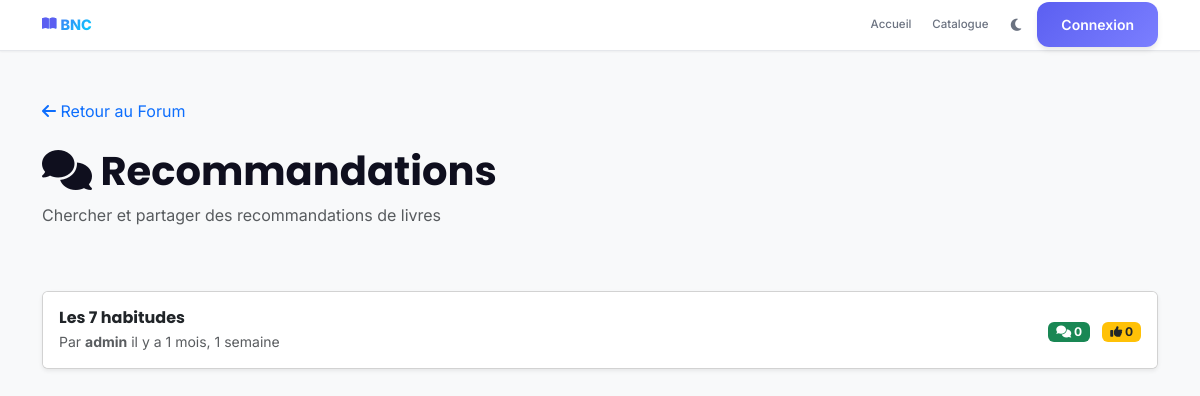
The app's page /fr/books/forum/category/44d6216c-5b7c-4257-93d7-4c28c3b05e85/ with its own data.
### catalogue/models.py (models this page shows, shortened)
class ForumCategory(models.Model):
    id = models.UUIDField(primary_key=True, default=uuid.uuid4, editable=False)
    name = models.CharField(_("Nom"), max_length=100, unique=True)
    slug = models.SlugField(_("Slug"), unique=True)
    description = models.TextField(_("Description"), blank=True)
    icon = models.CharField(_("Icône"), max_length=50, blank=True, default="💬")
    order = models.IntegerField(_("Ordre"), default=0)
    is_active = models.BooleanField(_("Actif"), default=True)
    created_at = models.DateTimeField(_("Créé le"), auto_now_add=True)
    updated_at = models.DateTimeField(_("Mis à jour le"), auto_now=True)
    class Meta:
        verbose_name = _("Catégorie Forum")
        verbose_name_plural = _("Catégories Forum")
        ordering = ["order", "name"]

class Discussion(models.Model):
    STATUS_CHOICES = [
        ("open", _("Ouvert")),
        ("closed", _("Fermé")),
        ("pinned", _("Épinglé")),
        ("archived", _("Archivé")),
    ]
    id = models.UUIDField(primary_key=True, default=uuid.uuid4, editable=False)
    category = models.ForeignKey(
        ForumCategory,
        on_delete=models.CASCADE,
        related_name="discussions",
        verbose_name=_("Catégorie")
    )
    author = models.ForeignKey(
        settings.AUTH_USER_MODEL,
        on_delete=models.CASCADE,
        related_name="forum_discussions",
        verbose_name=_("Auteur")
    )
    title = models.CharField(_("Titre"), max_length=200)
    content = models.TextField(_("Contenu"))
    status = models.CharField(
        _("Statut"),
        max_length=20,
        choices=STATUS_CHOICES,
        default="open"
    )
    views_count = models.IntegerField(_("Vues"), default=0)
    comments_count = models.IntegerField(_("Commentaires"), default=0)
    upvotes_count = models.IntegerField(_("Upvotes"), default=0)
    is_edited = models.BooleanField(_("Modifié"), default=False)
    last_comment_at = models.DateTimeField(_("Dernier commentaire"), null=True, blank=True)
    created_at = models.DateTimeField(_("Créé le"), auto_now_add=True)
    updated_at = models.DateTimeField(_("Mis à jour le"), auto_now=True)
    class Meta:
        verbose_name = _("Discussion")
        verbose_name_plural = _("Discussions")
        ordering = ["-created_at"]
        indexes = [
            models.Index(fields=["category", "-created_at"]),
            models.Index(fields=["author", "-created_at"]),
            models.Index(fields=["status", "-created_at"]),
        ]

### users/models.py (models this page shows, shortened)
class CustomUser(AbstractBaseUser, PermissionsMixin):
    SUPER_ADMIN = "super_admin"
    LIBRARY_ADMIN = "library_admin"
    READER = "reader"
    ROLE_CHOICES = [
        (SUPER_ADMIN, _("Super Administrateur")),
        (LIBRARY_ADMIN, _("Administrateur Bibliothèque")),
        (READER, _("Lecteur")),
    ]
    SUBSCRIPTION_ACTIVE = "active"
    SUBSCRIPTION_SUSPENDED = "suspended"
    SUBSCRIPTION_EXPIRED = "expired"
    SUBSCRIPTION_STATUS_CHOICES = [
        (SUBSCRIPTION_ACTIVE, _("Actif")),
        (SUBSCRIPTION_SUSPENDED, _("Suspendu")),
        (SUBSCRIPTION_EXPIRED, _("Expiré")),
    ]
    email = models.EmailField(_("Email"), unique=True, max_length=255, null=True, blank=True)
    username = models.CharField(_("Nom d'utilisateur"), max_length=150, unique=True)
    first_name = models.CharField(_("Prénom"), max_length=150, blank=True)
    last_name = models.CharField(_("Nom"), max_length=150, blank=True)
    role = models.CharField(
        _("Rôle"),
        max_length=20,
        choices=ROLE_CHOICES,
        default=READER
    )
    is_active = models.BooleanField(_("Actif"), default=True)
    is_staff = models.BooleanField(_("Staff"), default=False)
    date_of_birth = models.DateField(_("Date de naissance"), null=True, blank=True)
    avatar = models.ImageField(
        _("Avatar"),
        upload_to="users/avatars/%Y/%m/",
        null=True,
        blank=True
    )
    phone_regex = RegexValidator(
        regex=r'^\+?1?\d{9,15}$',
        message=_("Le numéro de téléphone doit être au format: +999999999")
    )
    phone = models.CharField(
        _("Téléphone"),
        validators=[phone_regex],
        max_length=20, # Augmenté pour sécurité + format international
        unique=True,   # CRITIQUE pour l'authentification par téléphone
        error_messages={
            'unique': _("Ce numéro de téléphone est déjà associé à un compte."),
        },
        null=True,     # Nullable pour les anciens comptes email-only
        blank=True
    )
    is_phone_verified = models.BooleanField(_("Téléphone vérifié"), default=False)
    otp_code = models.CharField(_("Code OTP"), max_length=6, null=True, blank=True)
    otp_created_at = models.DateTimeField(_("Date création OTP"), null=True, blank=True)
    otp_attempts = models.IntegerField(_("Tentatives OTP"), default=0)
    address = models.CharField(_("Adresse"), max_length=255, blank=True)
    city = models.CharField(_("Ville"), max_length=100, blank=True)
    country = models.CharField(_("Pays"), max_length=100, blank=True)
    subscription_status = models.CharField(
        _("Statut abonnement"),
        max_length=20,
        choices=SUBSCRIPTION_STATUS_CHOICES,
        default=SUBSCRIPTION_ACTIVE
    )
    subscription_end_date = models.DateTimeField(
        _("Fin d'abonnement"),
        null=True,
        blank=True
    )
    preferred_language = models.CharField(
        _("Langue préférée"),
        max_length=5,
        default='fr',
        choices=[
            ('fr', _('Français')),
            ('en', _('English')),
            ('ar', _('العربية')),
        ]
    )
    date_joined = models.DateTimeField(_("Date de création"), auto_now_add=True)
    updated_at = models.DateTimeField(_("Dernière modification"), auto_now=True)
    objects = CustomUserManager()
    USERNAME_FIELD = "email"
    REQUIRED_FIELDS = ["username"]
    class Meta:
        verbose_name = _("Utilisateur")
        verbose_name_plural = _("Utilisateurs")
        ordering = ["-date_joined"]
        indexes = [
            models.Index(fields=["email"]),
            models.Index(fields=["username"]),
            models.Index(fields=["role"]),
        ]

### catalogue/forum_views.py (the view)
# urls.py: path('forum/category/<uuid:category_id>/', forum_views.forum_category_detail_view, name='forum_category_detail'),
def forum_category_detail_view(request, category_id):
    category = get_object_or_404(ForumCategory, id=category_id, is_active=True)
    discussions = category.discussions.order_by('-updated_at')
    page = request.GET.get('page', 1)
    paginator = Paginator(discussions, 20)
    page_obj = paginator.get_page(page)
    context = {
        'category': category,
        'page_obj': page_obj,
        'discussions': page_obj.object_list,
    }
    return render(request, 'catalogue/category_detail.html', context)

### catalogue/context_processors.py (called while the page is built)
def site_configuration(request):
    return {
        'site_config': SiteConfiguration.load()
    }

def featured_books(request):
    try:
        books = Book.objects.annotate(
            popularity_score = (
                Coalesce(F('reads_count'), 0) * 0.3 +
                Coalesce(F('downloads_count'), 0) * 0.4 +
                (Coalesce(F('rating'), 0) * 30)
            )
        ).filter(is_published=True).order_by('-popularity_score', '-created_at')[:8]
    except Exception:
        books = Book.objects.filter(is_published=True).order_by('-created_at')[:8]
    return {'featured_books': books}

def site_categories(request):
    try:
        categories = Category.objects.all()[:10]
    except Exception:
        categories = []
    return {'site_categories': categories}

### catalogue/models.py (called while the page is built)
    @classmethod
    def load(cls):
        obj, created = cls.objects.get_or_create(pk=1)
        return obj

### config/pwa_config.py (called while the page is built)
    def __call__(self, request):
        response = self.get_response(request)
        response['Service-Worker-Allowed'] = '/'
        if request.path.startswith('/static/'):
            response['Cache-Control'] = f'public, max-age={PWAConfig.CACHE_MAX_AGE["static"]}'
        elif request.path.startswith('/media/'):
            response['Cache-Control'] = f'public, max-age={PWAConfig.CACHE_MAX_AGE["images"]}'
        elif request.path.startswith('/api/'):
            response['Cache-Control'] = f'public, max-age={PWAConfig.CACHE_MAX_AGE["api"]}'
        return response

### templates/catalogue/category_detail.html (shortened to what this page needs)
{% extends "base.html" %}
{% load i18n %}
{% block content %}
<div class="container mt-5">
    <div class="mb-4">
        <a href="{% url 'catalogue:forum_home' %}" class="text-decoration-none"><i class="fas fa-arrow-left"></i> Retour au Forum</a>
    </div>
    <div class="row mb-5">
        <div class="col-md-8">
            <h1><i class="fas fa-comments"></i> {{ category.name }}</h1>
            {% if category.description %}
            <p class="text-muted">{{ category.description }}</p>
            {% endif %}
        </div>
        <div class="col-md-4">
        </div>
    </div>
    {% if discussions %}
    <div class="card shadow-sm">
        <div class="list-group list-group-flush">
            {% for discussion in discussions %}
            <a href="{% url 'catalogue:forum_thread_detail' discussion.id %}" class="list-group-item list-group-item-action p-3">
                <div class="row align-items-center">
                    <div class="col-md-8">
                        <h6 class="mb-1">{{ discussion.title }}</h6>
                        <p class="text-muted small mb-0">
                            Par <strong>{{ discussion.author.username }}</strong>
                            {% if discussion.created_at %}
                            il y a {{ discussion.created_at|timesince }}
                            {% endif %}
                        </p>
                    </div>
                    <div class="col-md-4 text-end">
                        <span class="badge bg-success me-2"><i class="fas fa-comments"></i> {{ discussion.comments_count }}</span>
                        <span class="badge bg-warning text-dark"><i class="fas fa-thumbs-up"></i> {{ discussion.upvotes_count }}</span>
                    </div>
                </div>
            </a>
            {% endfor %}
        </div>
    </div>
    {% else %}
    <div class="alert alert-info" role="alert">
        <i class="fas fa-info-circle"></i> Aucune discussion dans cette catégorie.
    </div>
    {% endif %}
</div>
{% endblock %}

### templates/base.html (style rules this page uses)
:root { --primary: #5B5FF1; --primary-dark: #4338CA; --secondary: #00D4FF; --secondary-dark: #009BC8; --accent: #FF6B6B; --success: #10B981; --warning: #F59E0B; --danger: #EF4444; --light: #F8F9FA; --light-alt: #FFFFFF; --dark: #0F0F1E; --dark-alt: #1A1A2E; --border: #E5E7EB; --text-light: #6B7280; --radius-sm: 8px; --radius-md: 12px; --radius-lg: 16px; --radius-xl: 24px; --shadow-sm: 0 1px 2px 0 rgba(0, 0, 0, 0.05); --shadow-md: 0 4px 6px -1px rgba(0, 0, 0, 0.1); --shadow-lg: 0 10px 15px -3px rgba(0, 0, 0, 0.1); --shadow-xl: 0 20px 25px -5px rgba(0, 0, 0, 0.1); }
* { font-family: 'Inter', sans-serif; }
h1, h2, h3, h4, h5, h6 { font-family: 'Poppins', sans-serif; font-weight: 700; }
body { background-color: var(--light); color: var(--dark); transition: background-color 0.3s ease; padding-bottom: 42px; }

### records on screen
ForumCategory: name "Recommandations", description "Chercher et partager des recommandations de livres"
Discussion: title "Les 7 habitudes", author.username "admin", created_at "1 mois, 1 semaine", comments_count "0", upvotes_count "0"
